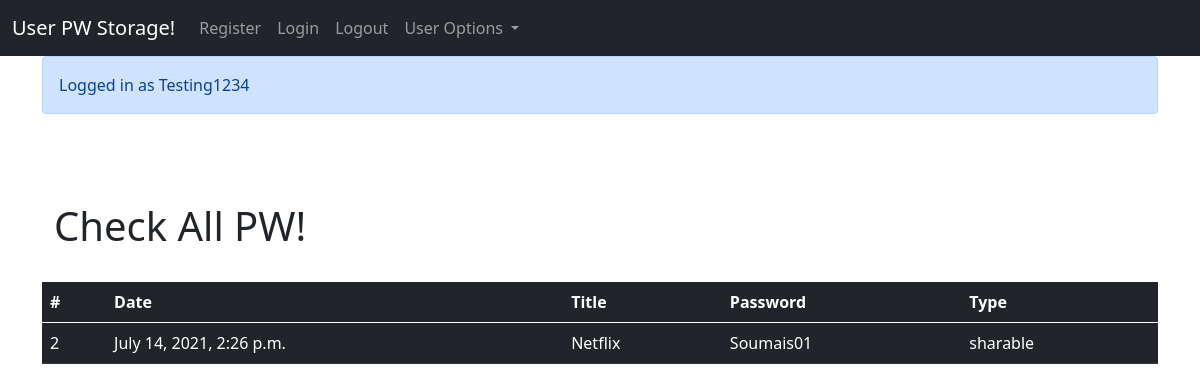
Screenshot of /all_pws/ (signed in) with the database file from the repository.
### pw_storage/models.py (models this page shows, shortened)
class User_pw(models.Model):
    PW_TYPES = [('confidentail', 'confidentail'),('sharable', 'sharable')]
    title = models.CharField(max_length=100)
    password = models.CharField(max_length=50)
    date = models.DateTimeField(auto_now_add=True)
    type = models.CharField(choices=PW_TYPES, max_length=12)
    user = models.ForeignKey(User, on_delete=models.PROTECT, null=False, blank=False)

### pw_storage/views.py (the view)
# urls.py: path('all_pws/', views.user_pw_all, name="all-page"),
@login_required(login_url=login_page)
def user_pw_all(request):
    if request.user.is_authenticated:
        messages.success(request, "Logged in as %s" % request.user)
    logged_in_user = request.user
    logged_in_user_pws = User_pw.objects.filter(user=logged_in_user)
    if not logged_in_user_pws:
        message = 'Please create a password'
        return render(request, "pw_storage/user_password/user_pw_all.html", {'no_pws': message})
    return render(request, "pw_storage/user_password/user_pw_all.html", {'pws': logged_in_user_pws})

### pw_storage/templates/pw_storage/user_password/user_pw_all.html
{% extends 'pw_storage/base.html' %}
{% block content %}
{% if messages %}
<div class="alert alert-primary" role="alert" >
  {% for message in messages %}
     {{ message }}
    {% endfor %}
</div>
<br>
{% endif %}
<br>
<div class="jumbotron jumbotron-fluid">
  <div class="container">
    <br>
    <h1 class="display-7">Check All PW!</h1>
  </div>
</div>
<br>
{% if no_pws %}
<div class="jumbotron">
  <h1 class="display-4">No pws created yet</h1>
  <hr class="my-4">
  <p class="lead">{{ no_pws }}</p>
  <p class="lead">
    <a class="btn btn-primary btn-lg" href="{% url 'add-page' %}" role="button">Learn more</a>
  </p>
</div>
{% else %}
<table class="table table-dark">
  <thead>
    <tr>
      <th scope="col">#</th>
      <th scope="col">Date</th>
      <th scope="col">Title</th>
      <th scope="col">Password</th>
      <th scope="col">Type</th>
    </tr>
  </thead>
    {% for post in pws %}
    <tbody>
      <tr>
        <td>{{ post.id }}</td>
        <td>{{ post.date }}</td>
        <td>{{ post.title }}</td>
        <td>{{ post.password }}</td>
        <td>{{ post.type }}</td>
      </tr>
    </tbody>
    {% endfor %}
</table>
{% endif %}
{% endblock %}

### rows the page displays
User_pw: id "2", date "July 14, 2021, 2:26 p.m.", title "Netflix", password "Soumais01", type "sharable"

### other values shown
{{ message }} "Logged in as Testing1234"
